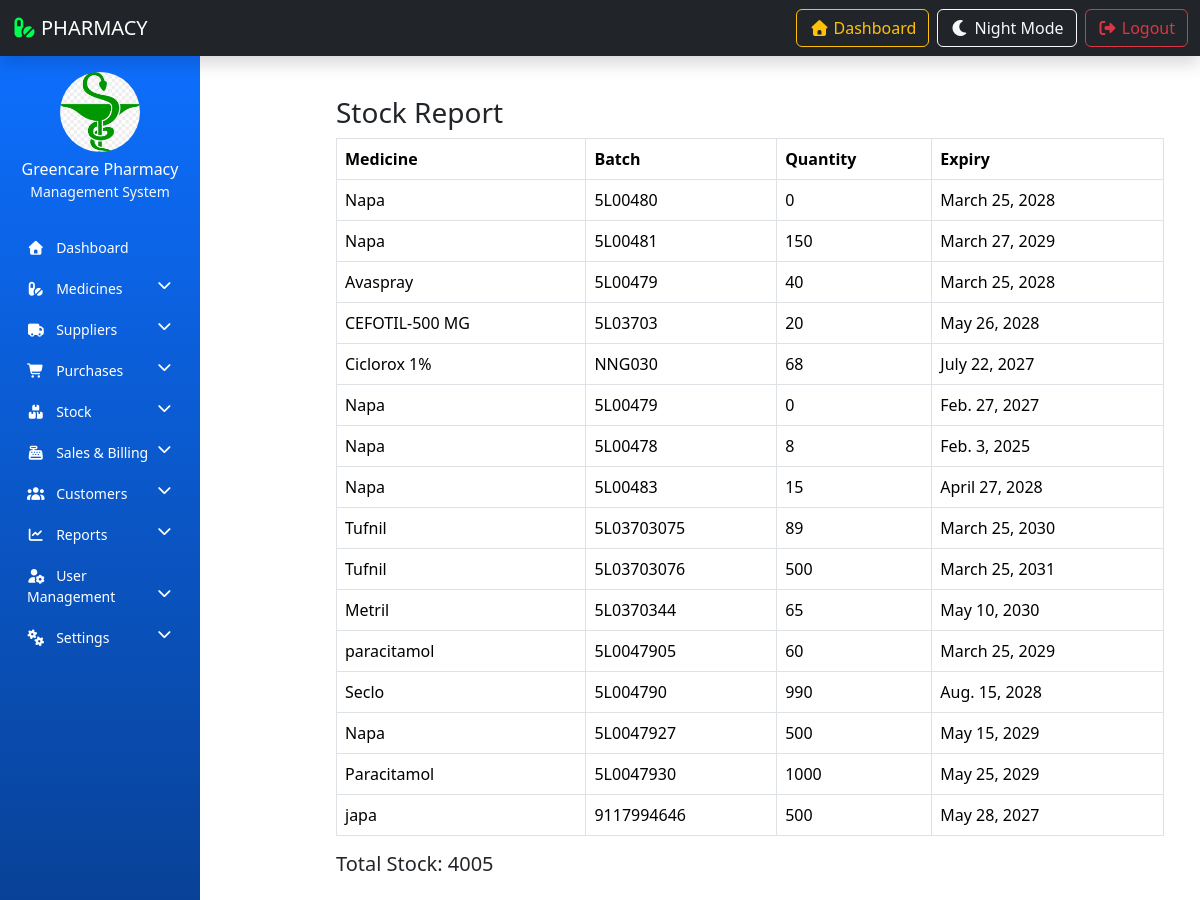
/stock-report/, run on the app's committed database.
### resultapp/models.py (models this page shows, shortened)
class PharmacySettings(models.Model):
    pharmacy_name = models.CharField(max_length=200)
    owner_name = models.CharField(max_length=200)
    phone = models.CharField(max_length=20)
    email = models.EmailField(blank=True, null=True)  # ✅ fixed
    address = models.TextField()
    tax_percentage = models.DecimalField(max_digits=5, decimal_places=2, default=0)
    discount_percentage = models.DecimalField(max_digits=5, decimal_places=2, default=0)
    currency = models.CharField(max_length=10, default='tk')
    logo = models.ImageField(upload_to='pharmacy_logo/', blank=True, null=True)

class Batch(models.Model):
    medicine = models.ForeignKey(Medicine, on_delete=models.CASCADE, related_name='batches')
    batch_no = models.CharField(max_length=100)
    manufacture_date = models.DateField(null=True, blank=True)
    expiry_date = models.DateField()
    quantity = models.IntegerField()
    buy_price = models.DecimalField(max_digits=10, decimal_places=2)
    sell_price = models.DecimalField(max_digits=10, decimal_places=2)
    created_at = models.DateTimeField(auto_now_add=True)
    status = models.BooleanField(default=True)

class Medicine(models.Model):
    medicine_name = models.CharField(max_length=200)
    generic_name = models.CharField(max_length=200, blank=True, null=True)
    company_name = models.CharField(max_length=200)
    created_date = models.DateTimeField(auto_now_add=True)

### resultapp/views.py (the view)
# urls.py: path('stock-report/', stock_report, name='stock_report'),
def stock_report(request):
    batches = Batch.objects.select_related('medicine')
    total_stock = batches.aggregate(total=Sum('quantity'))['total'] or 0
    return render(request, 'stock_report.html', {
        'batches': batches,
        'total_stock': total_stock
    })

### resultapp/context_processors.py (called while the page is built)
def pharmacy_info(request):
    return {
        'pharmacy_info': PharmacySettings.objects.first()
    }

### resultapp/templates/stock_report.html
{% extends 'admin_base.html' %}
{% block content %}
<div class="container mt-4">
    <h3>Stock Report</h3>
    <table class="table table-bordered">
        <thead>
            <tr>
                <th>Medicine</th>
                <th>Batch</th>
                <th>Quantity</th>
                <th>Expiry</th>
            </tr>
        </thead>
        <tbody>
            {% for batch in batches %}
            <tr>
                <td>{{ batch.medicine.medicine_name }}</td>
                <td>{{ batch.batch_no }}</td>
                <td>{{ batch.quantity }}</td>
                <td>{{ batch.expiry_date }}</td>
            </tr>
            {% endfor %}
        </tbody>
    </table>
    <h5>Total Stock: {{ total_stock }}</h5>
</div>
{% endblock %}

### resultapp/templates/sidebar.html (shortened to what this page needs)
{% load static %}
<nav class="col-md-3 col-lg-2 d-md-block sidebar collapse pt-3">
    <div class="text-center text-white mb-4">
        {% if pharmacy_info.logo %}
        <img src="{{ pharmacy_info.logo.url }}" class="img-fluid rounded-circle mb-2"
            style="width:80px; height:80px; object-fit:cover;">
        {% else %}
        <img src="{% static 'PMS-IMAGE/logo.png' %}" class="img-fluid rounded-circle mb-2"
            style="width:80px; height:80px;">
        {% endif %}
        <h6 class="mb-0">{{ pharmacy_info.pharmacy_name|default:"GreenCare Pharmacy" }}</h6>
        <small class="text-light">Management System</small>
    </div>
    <ul class="nav flex-column">
        <li class="nav-item">
            <a href="{% url 'admin-dashboard' %}" class="nav-link">
                <i class="fas fa-home me-2"></i> Dashboard
            </a>
        </li>
        <li class="nav-item">
            <a href="#medicineMenu" data-bs-toggle="collapse" class="nav-link">
                <i class="fas fa-pills me-2"></i> Medicines
                <i class="fas fa-chevron-down float-end"></i>
            </a>
        </li>
        <li class="nav-item">
            <a href="#supplierMenu" data-bs-toggle="collapse" class="nav-link">
                <i class="fas fa-truck me-2"></i> Suppliers
                <i class="fas fa-chevron-down float-end"></i>
            </a>
        </li>
        <li class="nav-item">
            <a href="#purchaseMenu" data-bs-toggle="collapse" class="nav-link">
                <i class="fas fa-shopping-cart me-2"></i> Purchases
                <i class="fas fa-chevron-down float-end"></i>
            </a>
        </li>
        <li class="nav-item">
            <a href="#stockMenu" data-bs-toggle="collapse" class="nav-link">
                <i class="fas fa-boxes me-2"></i> Stock
                <i class="fas fa-chevron-down float-end"></i>
            </a>
        </li>
        <li class="nav-item">
            <a href="#salesMenu" data-bs-toggle="collapse" class="nav-link">
                <i class="fas fa-cash-register me-2"></i> Sales & Billing
                <i class="fas fa-chevron-down float-end"></i>
            </a>
        </li>
        <li class="nav-item">
            <a href="#customerMenu" data-bs-toggle="collapse" class="nav-link">
                <i class="fas fa-users me-2"></i> Customers
                <i class="fas fa-chevron-down float-end"></i>
            </a>
        </li>
        <li class="nav-item">
            <a href="#reportMenu" data-bs-toggle="collapse" class="nav-link">
                <i class="fas fa-chart-line me-2"></i> Reports
                <i class="fas fa-chevron-down float-end"></i>
            </a>
        </li>
        <li class="nav-item">
            <a href="#userMenu" data-bs-toggle="collapse" class="nav-link">
                <i class="fas fa-user-cog me-2"></i> User Management
                <i class="fas fa-chevron-down float-end"></i>
            </a>
        </li>
        <li class="nav-item">
            <a href="#settingsMenu" data-bs-toggle="collapse" class="nav-link">
                <i class="fas fa-cogs me-2"></i> Settings
                <i class="fas fa-chevron-down float-end"></i>
            </a>
        </li>
    </ul>
</nav>

### resultapp/templates/sidebar.html (style rules this page uses)
.sidebar { min-height: 100vh; background: linear-gradient(180deg, #0d6efd, #084298); }
.sidebar .nav-link { color: #ffffff; font-size: 14px; padding: 10px 15px; border-radius: 6px; transition: 0.3s; }

### data on the page
PharmacySettings: logo (picture), pharmacy_name "Greencare Pharmacy"
Batch: medicine.medicine_name "Napa", batch_no "5L00480", quantity "0", expiry_date "March 25, 2028"
Batch: medicine.medicine_name "Napa", batch_no "5L00481", quantity "150", expiry_date "March 27, 2029"
Batch: medicine.medicine_name "Avaspray", batch_no "5L00479", quantity "40", expiry_date "March 25, 2028"
Batch: medicine.medicine_name "CEFOTIL-500 MG", batch_no "5L03703", quantity "20", expiry_date "May 26, 2028"
Batch: medicine.medicine_name "Ciclorox 1%", batch_no "NNG030", quantity "68", expiry_date "July 22, 2027"
Batch: medicine.medicine_name "Napa", batch_no "5L00479", quantity "0", expiry_date "Feb. 27, 2027"
Batch: medicine.medicine_name "Napa", batch_no "5L00478", quantity "8", expiry_date "Feb. 3, 2025"
Batch: medicine.medicine_name "Napa", batch_no "5L00483", quantity "15", expiry_date "April 27, 2028"
Batch: medicine.medicine_name "Tufnil", batch_no "5L03703075", quantity "89", expiry_date "March 25, 2030"
Batch: medicine.medicine_name "Tufnil", batch_no "5L03703076", quantity "500", expiry_date "March 25, 2031"
Batch: medicine.medicine_name "Metril", batch_no "5L0370344", quantity "65", expiry_date "May 10, 2030"
Batch: medicine.medicine_name "paracitamol", batch_no "5L0047905", quantity "60", expiry_date "March 25, 2029"
Batch: medicine.medicine_name "Seclo", batch_no "5L004790", quantity "990", expiry_date "Aug. 15, 2028"
Batch: medicine.medicine_name "Napa", batch_no "5L0047927", quantity "500", expiry_date "May 15, 2029"
Batch: medicine.medicine_name "Paracitamol", batch_no "5L0047930", quantity "1000", expiry_date "May 25, 2029"
Batch: medicine.medicine_name "japa", batch_no "9117994646", quantity "500", expiry_date "May 28, 2027"

### other printed values
{{ total_stock }} "4005"
